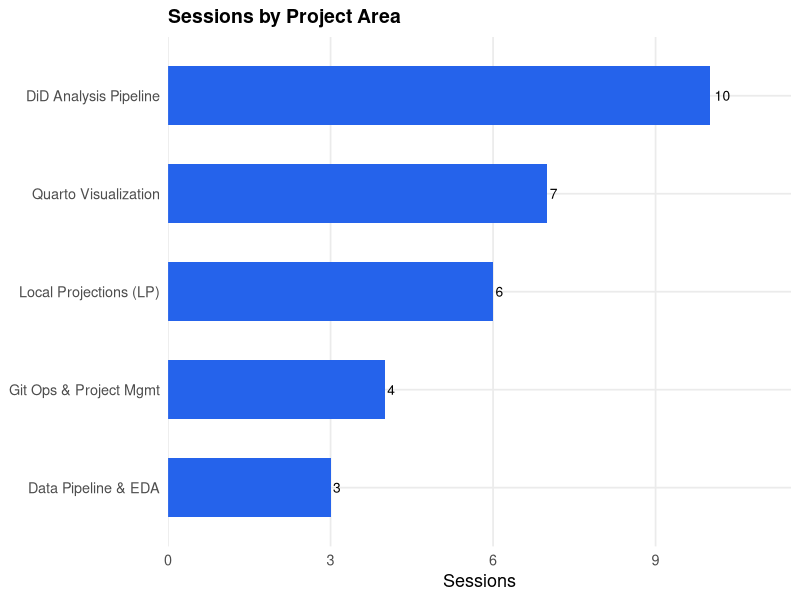
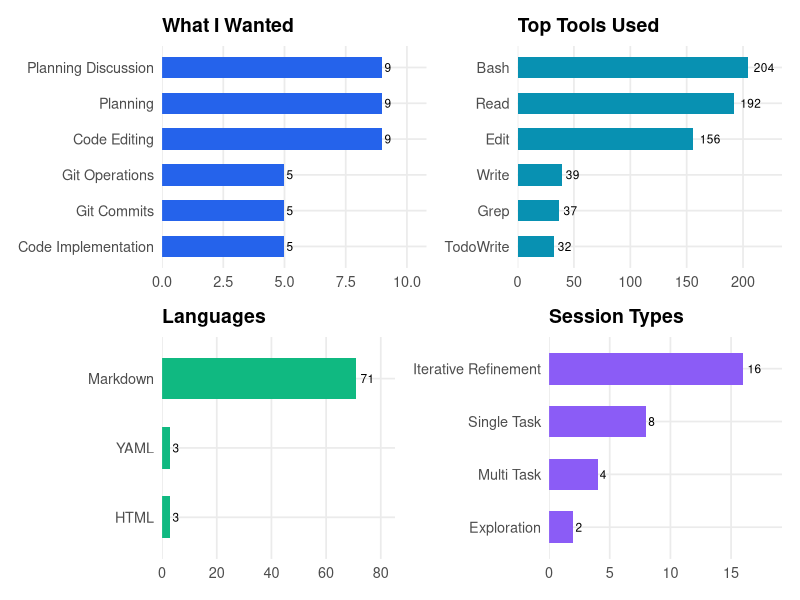
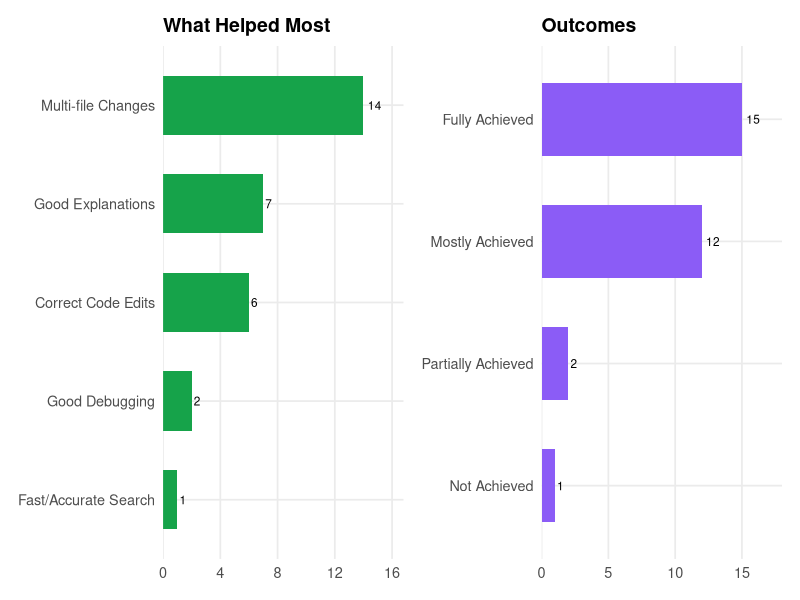
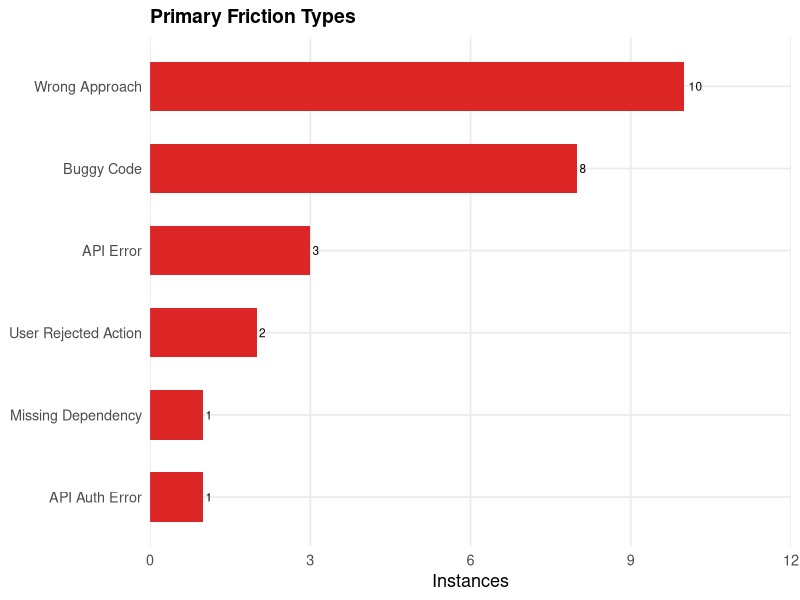

Write the R code that produced these figures, in order.
## ---- chunk 1
#| include: false
library(ggplot2)
library(dplyr)
library(tidyr)
library(patchwork)

theme_set(
  theme_minimal(base_size = 13) +
    theme(
      panel.grid.minor = element_blank(),
      plot.title = element_text(face = "bold", size = 14),
      plot.subtitle = element_text(color = "grey50")
    )
)
## ---- chunk 2
#| label: fig-project-areas
#| fig-cap: "Sessions by project area"
#| fig-height: 3.5

tibble(
  area = c(
    "DiD Analysis Pipeline",
    "Quarto Visualization",
    "Local Projections (LP)",
    "Git Ops & Project Mgmt",
    "Data Pipeline & EDA"
  ),
  sessions = c(10, 7, 6, 4, 3)
) |>
  mutate(area = reorder(area, sessions)) |>
  ggplot(aes(sessions, area)) +
  geom_col(fill = "#2563eb", width = 0.6) +
  geom_text(aes(label = sessions), hjust = -0.3, size = 3.5) +
  scale_x_continuous(expand = expansion(mult = c(0, 0.15))) +
  labs(x = "Sessions", y = NULL, title = "Sessions by Project Area")
## ---- chunk 3
#| label: fig-usage-panels
#| fig-cap: "Usage breakdown: goals, tools, languages, and session types"
#| fig-height: 7
#| fig-width: 9

p_goals <- tibble(
  category = c("Code Editing", "Planning", "Planning Discussion",
                "Git Operations", "Code Implementation", "Git Commits"),
  count = c(9, 9, 9, 5, 5, 5)
) |>
  mutate(category = reorder(category, count)) |>
  ggplot(aes(count, category)) +
  geom_col(fill = "#2563eb", width = 0.6) +
  geom_text(aes(label = count), hjust = -0.3, size = 3) +
  scale_x_continuous(expand = expansion(mult = c(0, 0.2))) +
  labs(x = NULL, y = NULL, title = "What I Wanted")

p_tools <- tibble(
  tool = c("Bash", "Read", "Edit", "Write", "Grep", "TodoWrite"),
  count = c(204, 192, 156, 39, 37, 32)
) |>
  mutate(tool = reorder(tool, count)) |>
  ggplot(aes(count, tool)) +
  geom_col(fill = "#0891b2", width = 0.6) +
  geom_text(aes(label = count), hjust = -0.3, size = 3) +
  scale_x_continuous(expand = expansion(mult = c(0, 0.15))) +
  labs(x = NULL, y = NULL, title = "Top Tools Used")

p_langs <- tibble(
  language = c("Markdown", "HTML", "YAML"),
  count = c(71, 3, 3)
) |>
  mutate(language = reorder(language, count)) |>
  ggplot(aes(count, language)) +
  geom_col(fill = "#10b981", width = 0.6) +
  geom_text(aes(label = count), hjust = -0.3, size = 3) +
  scale_x_continuous(expand = expansion(mult = c(0, 0.2))) +
  labs(x = NULL, y = NULL, title = "Languages")

p_sessions <- tibble(
  type = c("Iterative Refinement", "Single Task", "Multi Task", "Exploration"),
  count = c(16, 8, 4, 2)
) |>
  mutate(type = reorder(type, count)) |>
  ggplot(aes(count, type)) +
  geom_col(fill = "#8b5cf6", width = 0.6) +
  geom_text(aes(label = count), hjust = -0.3, size = 3) +
  scale_x_continuous(expand = expansion(mult = c(0, 0.2))) +
  labs(x = NULL, y = NULL, title = "Session Types")

(p_goals + p_tools) / (p_langs + p_sessions)
## ---- chunk 4
#| label: fig-outcomes
#| fig-cap: "What helped most and session outcomes"
#| fig-height: 3.5
#| fig-width: 9

p_helped <- tibble(
  capability = c("Multi-file Changes", "Good Explanations",
                  "Correct Code Edits", "Good Debugging",
                  "Fast/Accurate Search"),
  count = c(14, 7, 6, 2, 1)
) |>
  mutate(capability = reorder(capability, count)) |>
  ggplot(aes(count, capability)) +
  geom_col(fill = "#16a34a", width = 0.6) +
  geom_text(aes(label = count), hjust = -0.3, size = 3) +
  scale_x_continuous(expand = expansion(mult = c(0, 0.2))) +
  labs(x = NULL, y = NULL, title = "What Helped Most")

p_outcomes <- tibble(
  outcome = c("Fully Achieved", "Mostly Achieved",
               "Partially Achieved", "Not Achieved"),
  count = c(15, 12, 2, 1)
) |>
  mutate(outcome = factor(outcome, levels = rev(outcome))) |>
  ggplot(aes(count, outcome)) +
  geom_col(fill = "#8b5cf6", width = 0.6) +
  geom_text(aes(label = count), hjust = -0.3, size = 3) +
  scale_x_continuous(expand = expansion(mult = c(0, 0.2))) +
  labs(x = NULL, y = NULL, title = "Outcomes")

p_helped + p_outcomes
## ---- chunk 5
#| label: fig-friction
#| fig-cap: "Primary friction types across sessions"
#| fig-height: 3

tibble(
  friction = c("Wrong Approach", "Buggy Code", "API Error",
               "User Rejected Action", "Missing Dependency", "API Auth Error"),
  count = c(10, 8, 3, 2, 1, 1)
) |>
  mutate(friction = reorder(friction, count)) |>
  ggplot(aes(count, friction)) +
  geom_col(fill = "#dc2626", width = 0.6) +
  geom_text(aes(label = count), hjust = -0.3, size = 3) +
  scale_x_continuous(expand = expansion(mult = c(0, 0.2))) +
  labs(x = "Instances", y = NULL, title = "Primary Friction Types")
